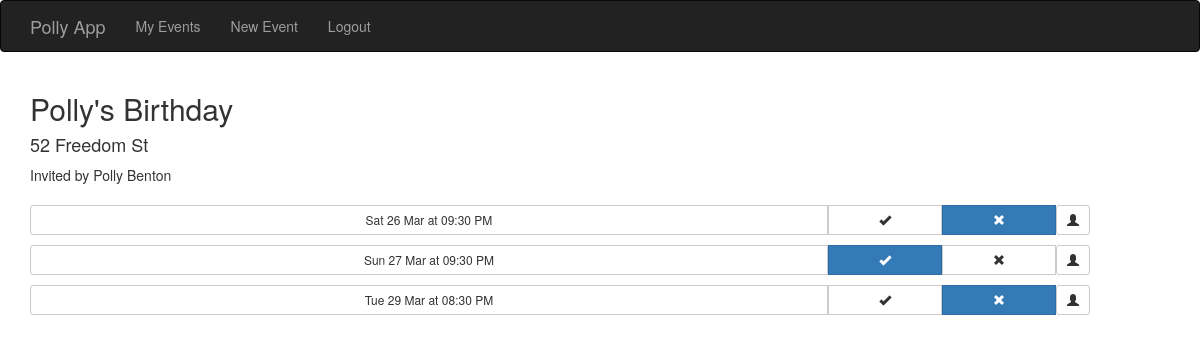
Screenshot of /event_details/1 (signed in) with the database file from the repository.
### app/models.py (models this page shows, shortened)
class Event(db.Model):
	__tablename__ = "events"
	id = db.Column(db.Integer, primary_key=True)
	name = db.Column(db.String(120), unique=False)
	location = db.Column(db.String(120), unique=False)
	admin_id = db.Column(db.Integer, db.ForeignKey("users.id"))
	deleted = db.Column(db.Boolean, unique=False, default = False)
	invites_sent = db.Column(db.Boolean, unique=False, default = False)
	eventdates = db.relationship('EventDate', backref=db.backref('event', lazy='select'))  #RELATIONSHIP DECLARATION

class User(UserMixin, db.Model):
	__tablename__ = "users"
	id = db.Column(db.Integer, primary_key=True)
	firstname = db.Column(db.String(64), unique=False)
	surname = db.Column(db.String(64), unique=False)
	email = db.Column(db.String(120), index=True, unique=True)
	phone = db.Column(db.String(120), index=True, unique=True)
	group = db.Column(db.String(64), index=True, unique=False)
	password_hash = db.Column(db.String(128))
	events = db.relationship("Event",backref="user",lazy="select") #RELATIONSHIP DECLARATION
	eventsinvites = db.relationship("EventInvite",backref="user",lazy="select") #RELATIONSHIP DECLARATION
	@property
	def password(self):
		raise AttributeError("password is not a readable attribute")

class EventDate(db.Model):
	__tablename__ = "eventdates"
	id = db.Column(db.Integer, primary_key=True)
	event_id = db.Column(db.Integer, db.ForeignKey("events.id"))
	date = db.Column(db.DateTime, unique=False)
	confirmed = db.Column(db.Boolean, unique=False, default = False)
	eventinvites = db.relationship('EventInvite', backref=db.backref('eventdate', lazy='select'))  #RELATIONSHIP DECLARATION

class EventInvite(db.Model):
	__tablename__ = "eventinvites"
	id = db.Column(db.Integer, primary_key=True)
	eventdate_id = db.Column(db.Integer, db.ForeignKey("eventdates.id"))
	invited_id = db.Column(db.Integer, db.ForeignKey("users.id"))
	status =  db.Column(db.Integer, unique=False) #1 is attending, 0 is not replied, -1 is not attending

### app/views.py (the view)
@app.route('/event_details/<int:event_id>', methods=['GET', 'POST'])
@login_required
def event_details(event_id):
	event = Event.query.filter_by(id = event_id).first()
	eventdates = EventDate.query.filter_by(event_id = event_id).all()
	eventdates.sort(key = lambda r: r.date)
	invitees = EventInvite.query.join(EventDate).filter_by(event_id = event_id).all()
	admin = User.query.filter_by(id = event.admin_id).first()
	if event.admin_id == current_user.id:
		return render_template("event_details_admin.html", title="Event_details", event = event , eventdates = eventdates, invitees = invitees, admin = admin)
	elif current_user.id in [invitee.invited_id for invitee in invitees]:
		return render_template("event_details_invited.html", title="Event_details", event = event , eventdates = eventdates, invitees = invitees, admin = admin)
	else:
		return "You are not admin or invited to " + event.name

### app/models.py (called while the page is built)
@login_manager.user_loader
def load_user(user_id):
	return User.query.get(int(user_id))

### app/templates/event_details_invited.html (shortened to what this page needs)
{% extends "base.html" %}
{% block content %}
 <div class = "container">
	<div class = "row">
		<div class = "col-sm-12">
			<h2> {{ event.name }} </h2>
			<h4> {{event.location}} </h4>
			<p> Invited by {{ admin.firstname}} {{ admin.surname}} </p>
		</div>
	</div>
	{%for eventdate in eventdates%}
	<div class = "row" style = "padding-top:10px">
		<div class = "col-xs-12">
			<div class = "btn-group btn-group-justified">
				<a href="" class="btn btn-default btn-sm" style = "width:70%"> {{eventdate.date.strftime("%a %d %b")}} at {{eventdate.date.strftime("%I:%M %p")}} </a>
				{%for invitee in invitees%}
				{%if invitee.eventdate.id == eventdate.id and invitee.invited_id == current_user.id %}
					{%if invitee.status == 1%}
						<a href="{{url_for("confirm_attending", eventinvite_id = invitee.id)}}" class="btn btn-primary btn-sm" style = "width:10%">
							<span class="glyphicon glyphicon-ok"></span>
						</a>
					{%elif invitee.status != 1%}
						<a href="{{url_for("confirm_attending", eventinvite_id = invitee.id)}}" class="btn btn-default btn-sm" style = "width:10%">
							<span class="glyphicon glyphicon-ok"></span>
						</a>
					{%endif%}
					{%if invitee.status == -1%}
						<a href="{{url_for("cant_make_it", eventinvite_id = invitee.id)}}" class="btn btn-primary btn-sm" style = "width:10%">
							<span class="glyphicon glyphicon-remove"></span>
						</a>
					{%elif invitee.status != -1%}
						<a href="{{url_for("cant_make_it", eventinvite_id = invitee.id)}}" class="btn btn-default btn-sm" style = "width:10%">
							<span class="glyphicon glyphicon-remove"></span>
						</a>
					{%endif%}
				{%endif%}
				{%endfor%}
			<div class="dropdown">
				<div class = "btn-group" style= "width:10%">
					<button class="btn btn-default btn-sm dropdown-toggle" type="button" data-toggle="dropdown" >
						<span class="glyphicon glyphicon-user"></span>
					</button>
				</div>
			</div>
			</div>
		</div>
	</div>
	{%endfor%}
{% endblock %}

### rows the page displays
Event: name "Polly's Birthday", location "52 Freedom St"
User: firstname "Polly", surname "Benton"
EventDate: date "Sat 26 Mar", date "09:30 PM"
EventDate: date "Sun 27 Mar", date "09:30 PM"
EventDate: date "Tue 29 Mar", date "08:30 PM"
